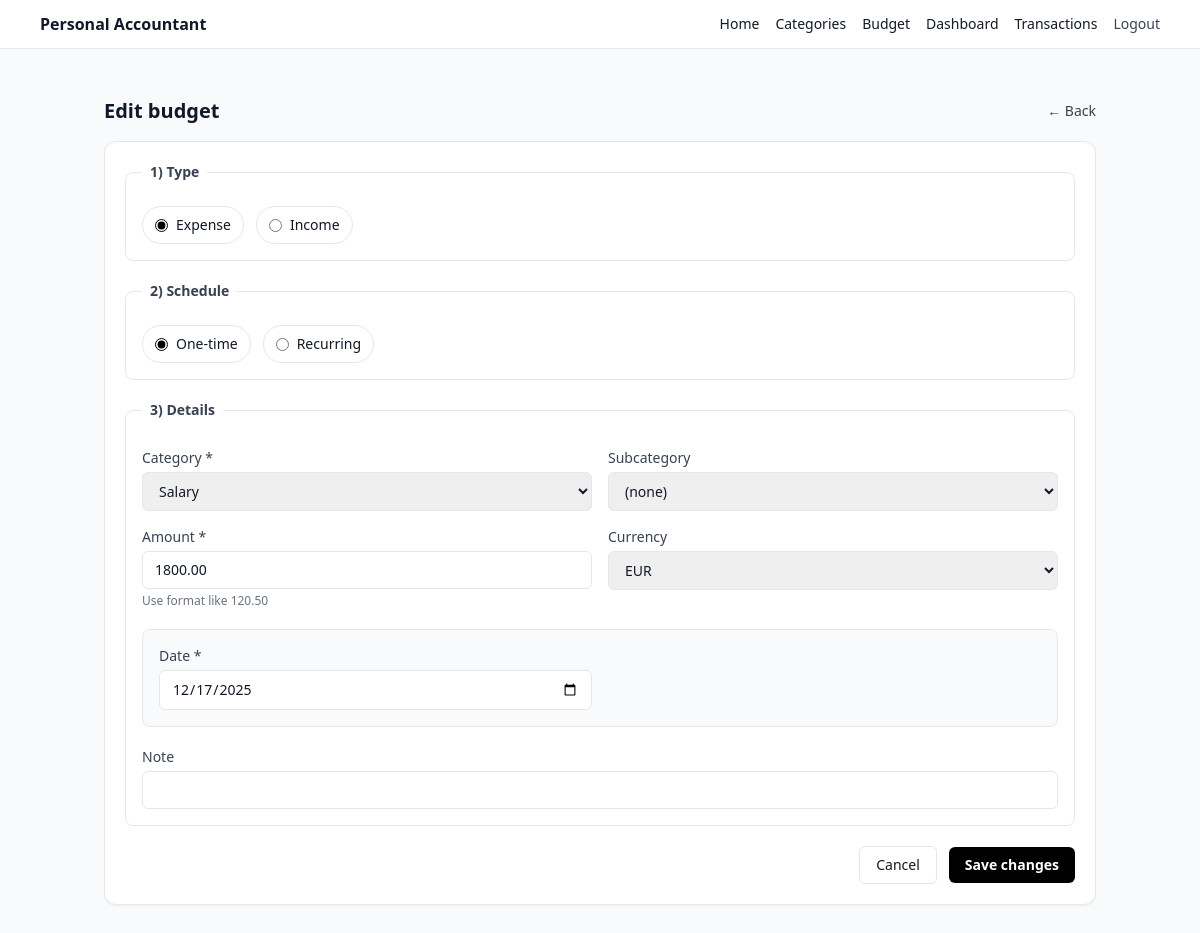
The page /budget/1/edit (signed in) on the database as committed earlier.
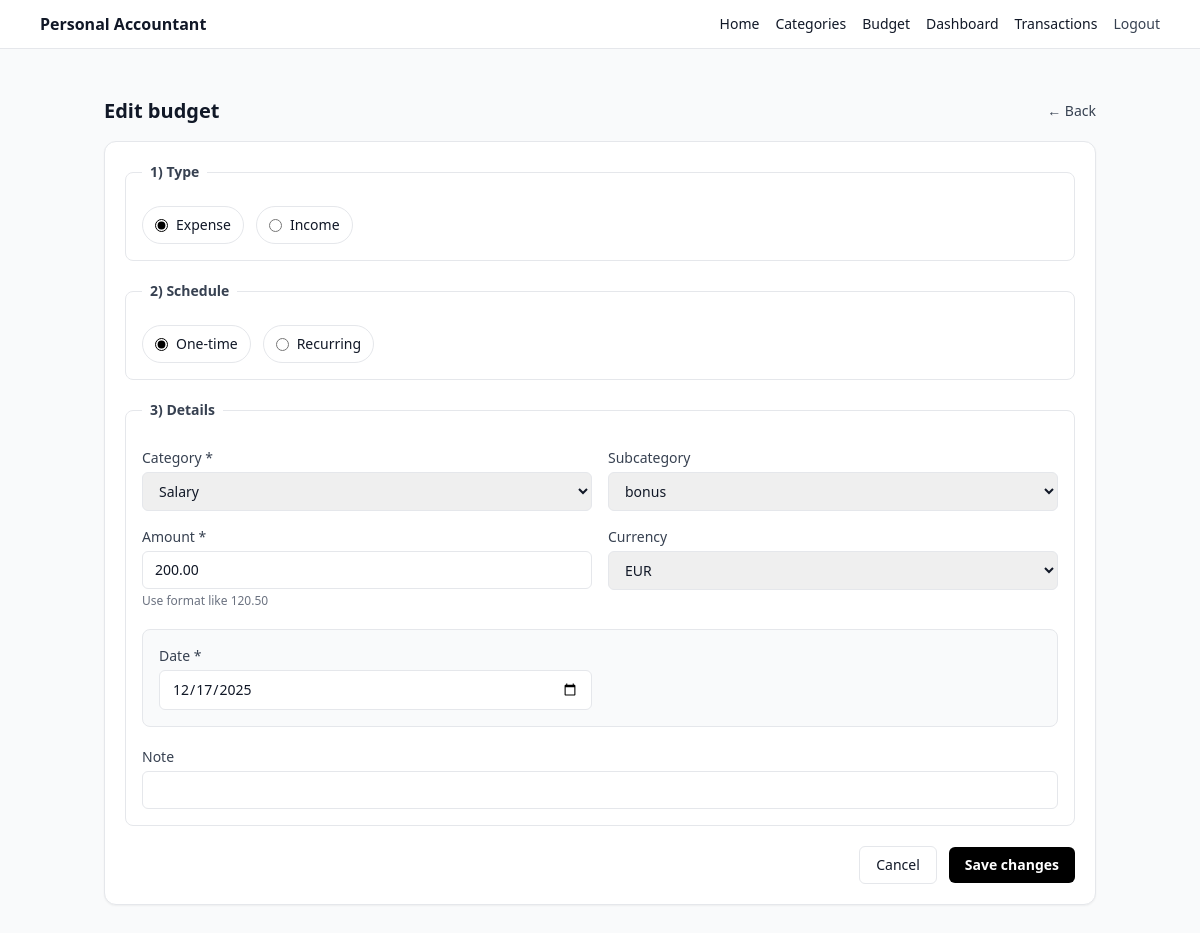
The same page on the database as committed later.
### app/models.py (models this page shows)
class Budget(SQLModel, table=True):
    id: int | None = Field(default=None, primary_key=True)
    user_id: int = Field(foreign_key="user.id", index=True)
    type: BudgetType  # income/expense
    amount_cents: int
    currency: str  # e.g. "EUR"
    category_id: int = Field(foreign_key="category.id", index=True)
    subcategory_id: int | None = Field(default=None, foreign_key="subcategory.id", index=True)
    is_recurring: bool = False
    repeat_unit: RepeatUnit | None = None        # weekly/monthly/yearly
    repeat_interval: int | None = None           # every N units (1=every month/week/year)
    day_of_month: int | None = None              # for monthly/yearly patterns
    weekday: int | None = None                   # 0=Mon ... 6=Sun for weekly patterns
    one_time_date: date | None = None
    start_date: date | None = None
    end_date: date | None = None
    note: str | None = None
    created_at: datetime = Field(default_factory=datetime.utcnow)

class Category(SQLModel, table=True):
    __table_args__ = (
        UniqueConstraint("user_id", "name", name="uq_category_user_name"),
    )
    id: int | None = Field(default=None, primary_key=True)
    user_id: int = Field(foreign_key="user.id", index=True)
    name: str
    icon: str | None = None  # emoji or icon key
    created_at: datetime = Field(default_factory=datetime.utcnow)

class Subcategory(SQLModel, table=True):
    __table_args__ = (
        UniqueConstraint("category_id", "name", name="uq_subcategory_category_name"),
    )
    id: int | None = Field(default=None, primary_key=True)
    user_id: int = Field(foreign_key="user.id", index=True)   # convenience + ownership
    category_id: int = Field(foreign_key="category.id", index=True)
    name: str
    icon: str | None = None
    created_at: datetime = Field(default_factory=datetime.utcnow)

### app/routes/budgets.py (the view)
@router.get("/budget/{budget_id}/edit", response_class=HTMLResponse)
def edit_budget_form(
    request: Request,
    budget_id: int,
    db: Session = Depends(get_session),
    uid: int | None = Depends(current_user_id),
):
    if not uid:
        return RedirectResponse(url="/login", status_code=303)
    budget = db.exec(select(Budget).where(Budget.id == budget_id, Budget.user_id == uid)).first()
    if not budget:
        return RedirectResponse(url="/budget", status_code=303)
    categories = db.exec(select(Category).where(Category.user_id == uid).order_by(Category.name)).all()
    subcategories = db.exec(
        select(Subcategory)
        .where(Subcategory.user_id == uid, Subcategory.category_id == budget.category_id)
        .order_by(Subcategory.name)
    ).all()
    return templates.TemplateResponse(
        "budget_edit.html",
        {
            "request": request,
            "title": "Edit Budget",
            "user_id": uid,
            "budget": budget,
            "categories": categories,
            "subcategories": subcategories,
            "error": None,
            "cents_to_euros_str": cents_to_euros_str,
        },
    )

### templates/budget_edit.html (shortened to what the changed rows need)
{% extends "_base.html" %}
{% block content %}
{% set is_rec = (budget.is_recurring == True) %}
{% set budget_type_value = (budget.type.value if budget.type is not string else budget.type) %}
{% set repeat_unit_value = (budget.repeat_unit.value if budget.repeat_unit and budget.repeat_unit is not string else budget.repeat_unit) %}
<div class="mx-auto max-w-5xl px-4 py-6">
  <div class="mb-4 flex items-center justify-between">
    <h1 class="text-xl font-semibold">Edit budget</h1>
  </div>
  <div class="rounded-xl border bg-white p-5 shadow-sm">
    <form action="/budget/{{ budget.id }}/edit" method="post" class="space-y-5" id="budget-edit-form">
      <fieldset class="rounded-lg border p-4">
        <div class="mt-3 grid grid-cols-1 gap-4 md:grid-cols-2">
          <div>
            <label for="category_id" class="block text-sm font-medium text-gray-700">Category *</label>
            <select
              name="category_id"
              id="category_id"
              class="mt-1 w-full rounded-md border px-3 py-2 text-sm"
              hx-get="/budget/subcategories"
              hx-trigger="change"
              hx-target="#subcategory_id"
              hx-swap="innerHTML"
              required
            >
              {% for c in categories %}
                <option value="{{ c.id }}" {% if c.id == budget.category_id %}selected{% endif %}>{{ c.name }}</option>
              {% endfor %}
            </select>
          </div>
          <div>
            <label for="subcategory_id" class="block text-sm font-medium text-gray-700">Subcategory</label>
            <select name="subcategory_id" id="subcategory_id" class="mt-1 w-full rounded-md border px-3 py-2 text-sm">
              <option value="" {% if not budget.subcategory_id %}selected{% endif %}>(none)</option>
              {% if subcategories_by_id is defined %}
                {% for sid, s in subcategories_by_id.items() %}
                  {% if s.category_id == budget.category_id %}
                    <option value="{{ s.id }}" {% if budget.subcategory_id == s.id %}selected{% endif %}>
                      {{ (s.icon or '') ~ ' ' ~ s.name }}
                    </option>
                  {% endif %}
                {% endfor %}
              {% elif subcategories is defined %}
                {% for s in subcategories %}
                  {% if s.category_id == budget.category_id %}
                    <option value="{{ s.id }}" {% if budget.subcategory_id == s.id %}selected{% endif %}>
                      {{ (s.icon or '') ~ ' ' ~ s.name }}
                    </option>
                  {% endif %}
                {% endfor %}
              {% endif %}
            </select>
          </div>
          <div>
            <label class="block text-sm font-medium text-gray-700">Amount *</label>
            <input
              type="text"
              name="amount_eur"
              class="mt-1 w-full rounded-md border px-3 py-2 text-sm"
              value="{{ cents_to_euros_str(budget.amount_cents) }}"
              required
            >
            <p class="mt-1 text-xs text-gray-500">Use format like 120.50</p>
          </div>
              {% set cur = (budget.currency or "EUR")|upper %}
        </div>
        <div id="one-time-block" class="mt-5 rounded-lg border bg-gray-50 p-4">
          <div class="grid grid-cols-1 gap-4 md:grid-cols-2">
            <div>
              <label class="block text-sm font-medium text-gray-700">Date *</label>
              <input
                type="date"
                name="one_time_date"
                id="one_time_date"
                class="mt-1 w-full rounded-md border px-3 py-2 text-sm"
                value="{{ budget.one_time_date or '' }}"
              >
            </div>
          </div>
        </div>
      </fieldset>
    </form>
  </div>
</div>
{% endblock %}

Rows that differ between the two databases and show on the page:
changed Budget "Salary": subcategory_id "(none)" → "bonus"; amount_eur "1800.00" → "200.00"
